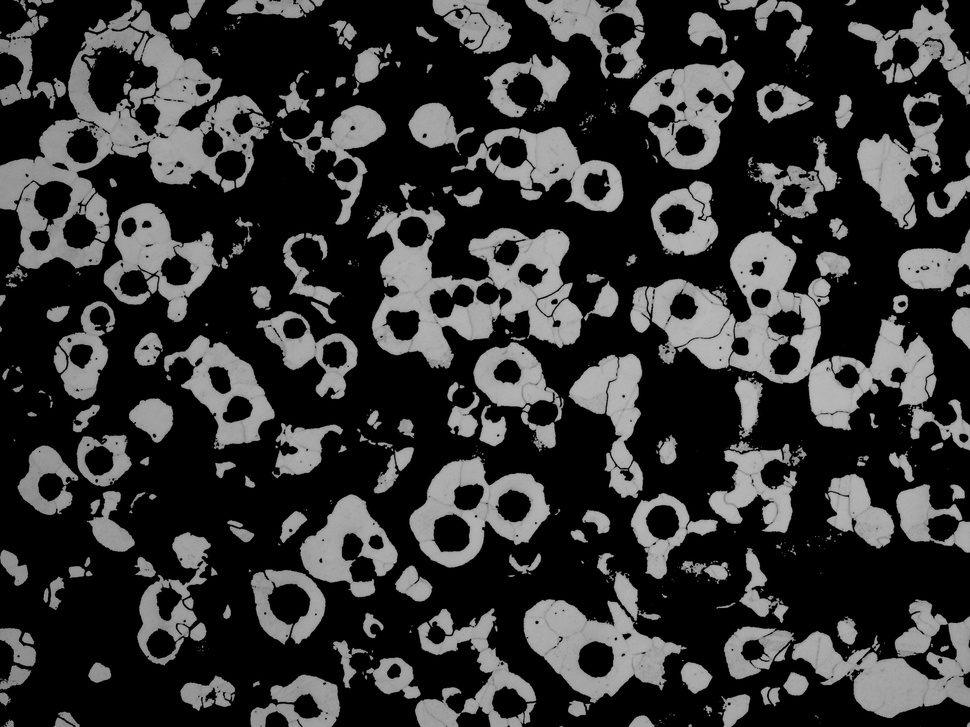
#> input picture image/ferrite.jpg, 970 x 727 px, shrunk from 2592 x 1944 before the run, found by its file name
$ python 'grain canny up3.py'
#> lines starting #> are read from the running program, lines starting #| are printed output that depends on the picture; after the words box and inside, x2 and y2 are one past the last pixel; in counts of white or black regions, pixels touching at a corner belong together
import cv2
import numpy as np

def separate_ferrite_and_pearlite_graphite(image_path):
    img = cv2.imread(image_path, cv2.IMREAD_GRAYSCALE)
#> img is the input picture: shape (727, 970); min 0, max 188, mean 52.6

    # 이진화 (Binary Thresholding)를 사용하여 밝은 영역(페라이트)와 어두운 영역(흑연 및 펄라이트)을 구분
    _, binary_img = cv2.threshold(img, 127, 255, cv2.THRESH_BINARY)
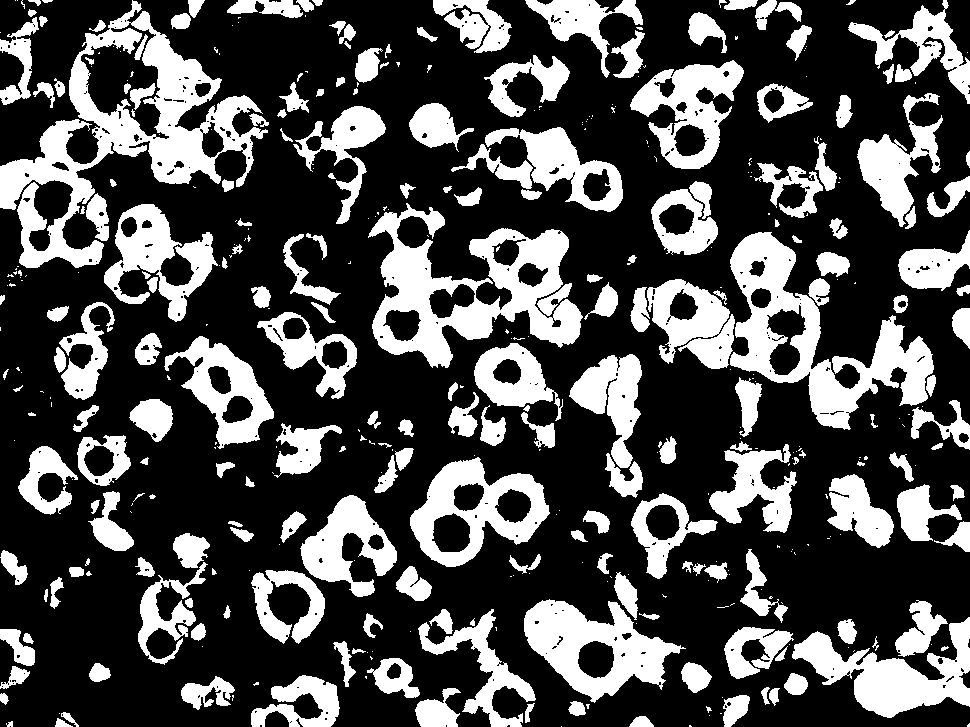
#> binary_img: shape (727, 970); 30.3% white; 424 white regions (207 under 20 px), largest, box (x1, y1, x2, y2) and area: (0, 0, 268, 268) 19482, (368, 203, 583, 368) 14325, (730, 232, 934, 430) 13153

    # 밝은 영역(페라이트) 추출
    ferrite = cv2.bitwise_and(img, img, mask=binary_img)
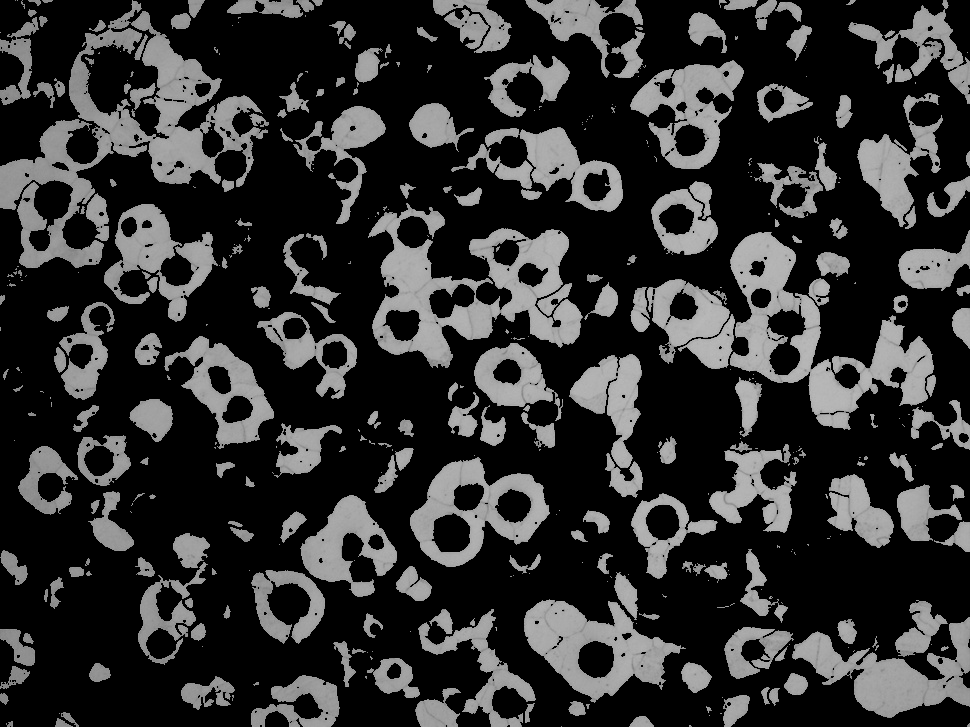
#> ferrite: shape (727, 970); min 0, max 188, mean 48.8

    return ferrite

def emphasize_ferrite_edges(ferrite):
    # 이미지 대비를 높임
    contrast_ferrite = cv2.convertScaleAbs(ferrite, alpha=1.5, beta=0)
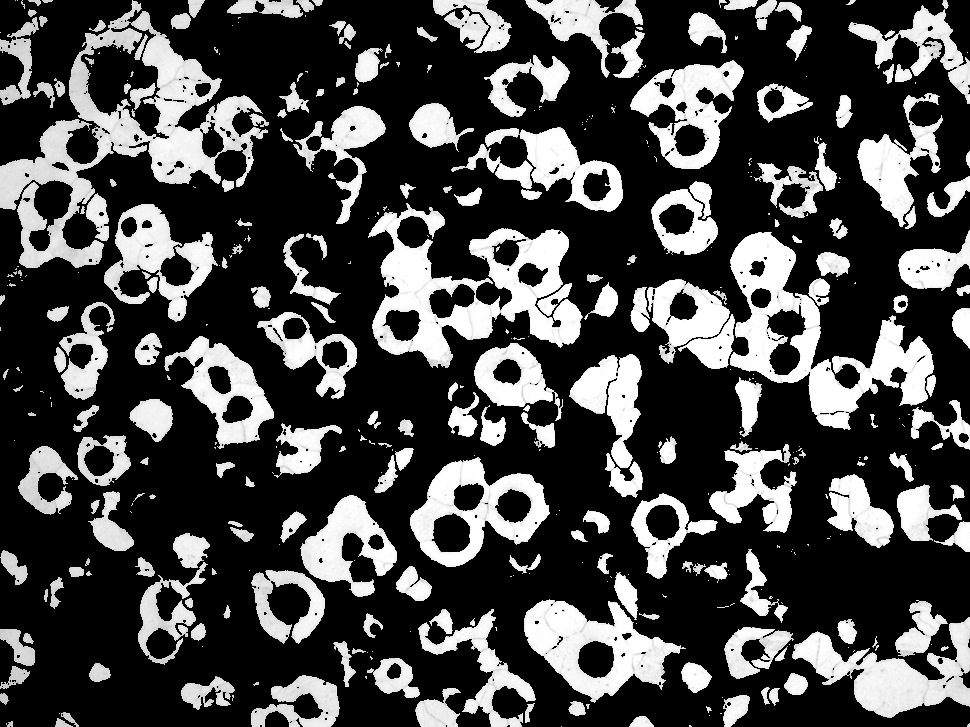
#> contrast_ferrite: shape (727, 970); min 0, max 255, mean 72.7

    # Gaussian blur를 적용하여 이미지의 노이즈를 줄임
    blurred_ferrite = cv2.GaussianBlur(contrast_ferrite, (3, 3), 0)

    # Canny 에지 검출 알고리즘의 임계값을 더 낮춤
    edges = cv2.Canny(blurred_ferrite, 20, 60)
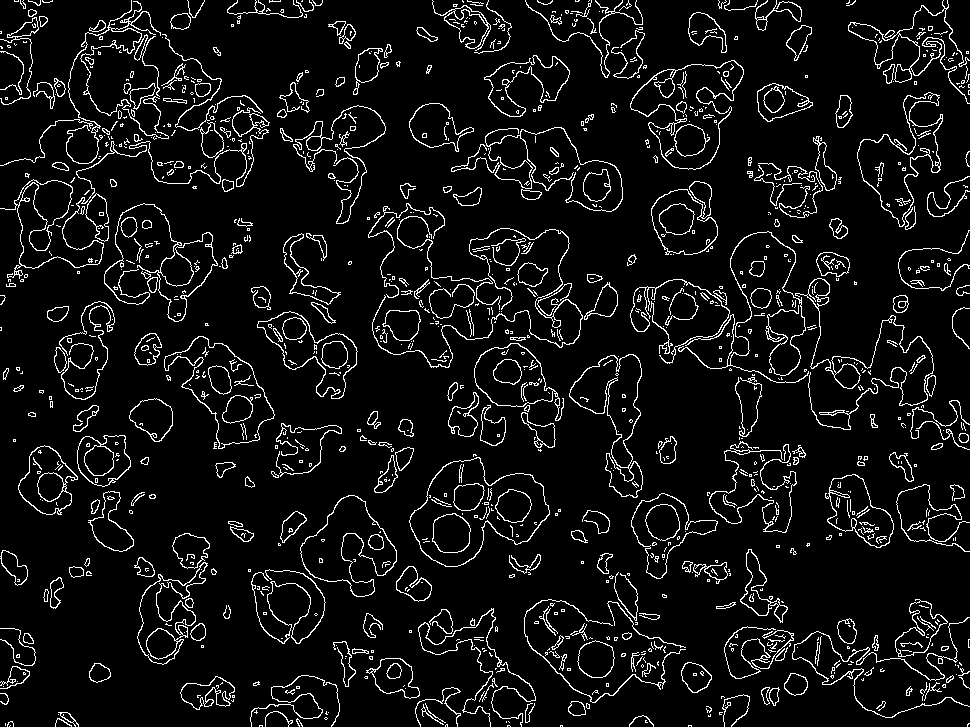
#> edges: shape (727, 970); 7.2% white in thin lines or dots

    # 커널을 사용하여 경계선을 굵게 만듦 (크기와 반복 횟수를 더 조절)
    kernel = np.ones((5, 5), np.uint8)
    dilated_edges = cv2.dilate(edges, kernel, iterations=3)
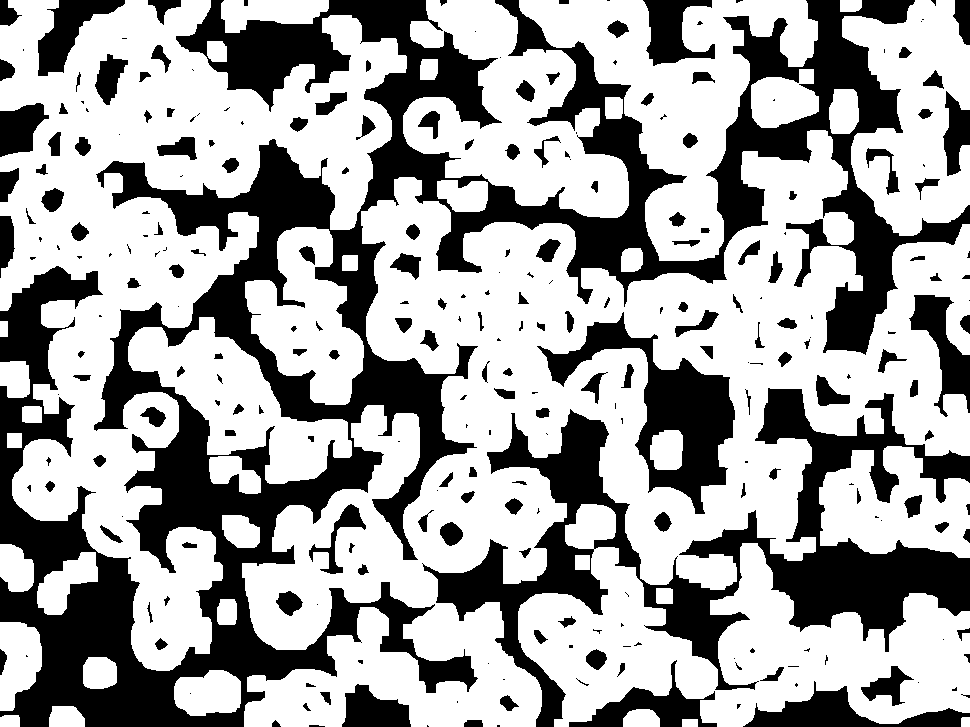
#> dilated_edges: shape (727, 970); 64.1% white; 266 black regions (103 under 20 px), largest, box (x1, y1, x2, y2) and area: (0, 0, 970, 727) 154642, (422, 388, 970, 727) 43786, (537, 312, 735, 514) 11433

    # 원본 페라이트 이미지와 에지를 합침 (가중치를 조절하여 경계선을 더욱 뚜렷하게 만듦)
    emphasized_edges = cv2.addWeighted(ferrite, 0.7, dilated_edges, 0.3, 0)
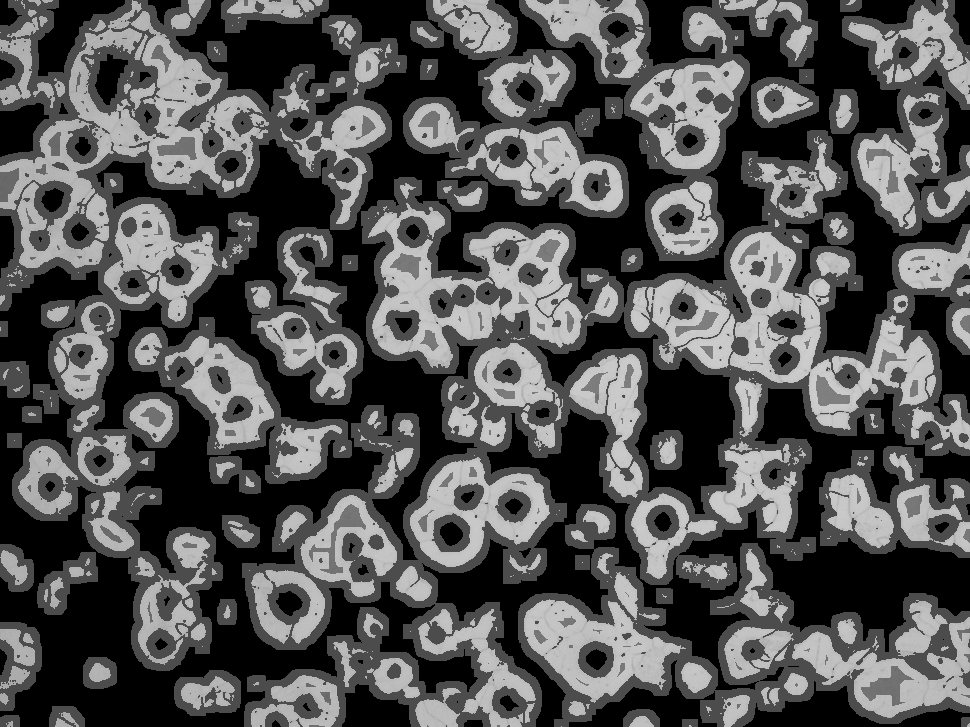
#> emphasized_edges: shape (727, 970); min 0, max 208, mean 83

    return emphasized_edges

# 이미지 경로를 입력하고 함수를 실행하세요
image_path = "C:/Users/soo/Desktop/shperoidal cast iron/image/ferrite.jpg"
ferrite = separate_ferrite_and_pearlite_graphite(image_path)

# 페라이트 부분의 경계 강조
emphasized_ferrite_edges = emphasize_ferrite_edges(ferrite)

# 결과를 확인하기 위해 이미지를 저장하세요
cv2.imwrite("ferrite_emphasized_edges_new3.jpg", emphasized_ferrite_edges)
